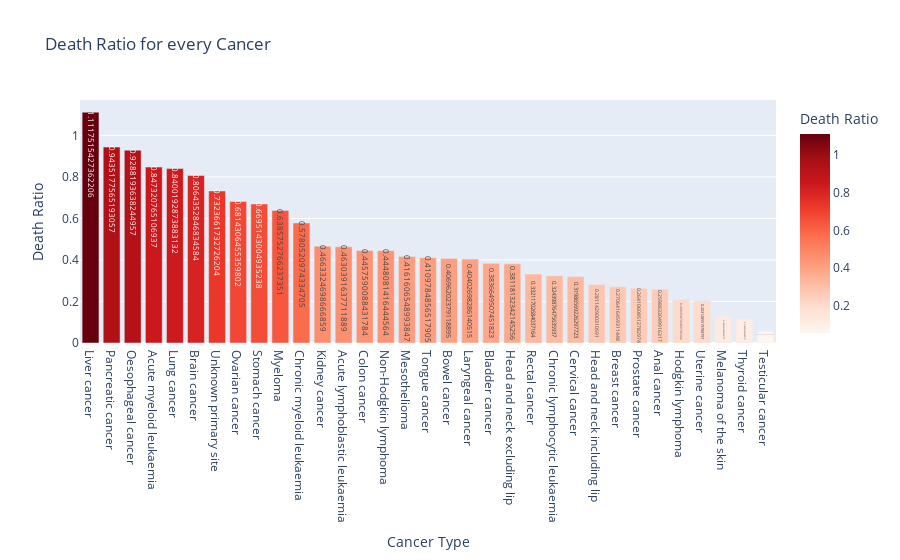

The notebook cell saved with this chart:
### Code cell
#It's important to rember that data can be influenced from past years, so it's possibile to have death rate higher than 1.
# On 10 new diagnosticad can die 11 (for example, 7 plus 4 giagnosticad the previous year). This is still relevant to evaluate death rate.

death_ratio_by_cancer = merged_df.groupby('Cancer_Type')['Death_Ratio'].mean().reset_index()
death_ratio_by_cancer = death_ratio_by_cancer.sort_values(by='Death_Ratio', ascending=False)

fig = px.bar(death_ratio_by_cancer, x='Cancer_Type', y='Death_Ratio',
             title='Death Ratio for every Cancer',
             labels={'Death_Ratio': 'Death Ratio', 'Cancer_Type': 'Cancer Type'},
             color='Death_Ratio',
             color_continuous_scale='reds', 
             text='Death_Ratio')  # 

fig.show()

### Figure 1 — Plotly figure (JSON) as saved in the notebook; plotly's stock layout.template omitted (floating-point values rounded to 4 significant figures)
{"data": [{"hovertemplate": "Cancer Type=%{x}<br>Death Ratio=%{marker.color}<extra></extra>", "legendgroup": "", "marker": {"color": [1.112, 0.9435, 0.9288, 0.8473, 0.84, 0.8064, 0.7324, 0.6814, 0.6695, 0.6386, 0.5781, 0.4663, 0.463, 0.4458, 0.4448, 0.4162, 0.411, 0.407, 0.404, 0.3837, 0.3812, 0.3321, 0.3244, 0.3199, 0.2811, 0.2706, 0.2641, 0.2599, 0.2094, 0.2031, 0.1287, 0.1144, 0.05696], "coloraxis": "coloraxis", "pattern": {"shape": ""}}, "name": "", "orientation": "v", "showlegend": false, "text": [1.112, 0.9435, 0.9288, 0.8473, 0.84, 0.8064, 0.7324, 0.6814, 0.6695, 0.6386, 0.5781, 0.4663, 0.463, 0.4458, 0.4448, 0.4162, 0.411, 0.407, 0.404, 0.3837, 0.3812, 0.3321, 0.3244, 0.3199, 0.2811, 0.2706, 0.2641, 0.2599, 0.2094, 0.2031, 0.1287, 0.1144, 0.05696], "textposition": "auto", "type": "bar", "x": ["Liver cancer", "Pancreatic cancer", "Oesophageal cancer", "Acute myeloid leukaemia", "Lung cancer", "Brain cancer", "Unknown primary site", "Ovarian cancer", "Stomach cancer", "Myeloma", "Chronic myeloid leukaemia", "Kidney cancer", "Acute lymphoblastic leukaemia", "Colon cancer", "Non-Hodgkin lymphoma", "Mesothelioma", "Tongue cancer", "Bowel cancer", "Laryngeal cancer", "Bladder cancer", "Head and neck excluding lip", "Rectal cancer", "Chronic lymphocytic leukaemia", "Cervical cancer", "Head and neck including lip", "Breast cancer", "Prostate cancer", "Anal cancer", "Hodgkin lymphoma", "Uterine cancer", "Melanoma of the skin", "Thyroid cancer", "Testicular cancer"], "xaxis": "x", "y": [1.112, 0.9435, 0.9288, 0.8473, 0.84, 0.8064, 0.7324, 0.6814, 0.6695, 0.6386, 0.5781, 0.4663, 0.463, 0.4458, 0.4448, 0.4162, 0.411, 0.407, 0.404, 0.3837, 0.3812, 0.3321, 0.3244, 0.3199, 0.2811, 0.2706, 0.2641, 0.2599, 0.2094, 0.2031, 0.1287, 0.1144, 0.05696], "yaxis": "y"}], "layout": {"barmode": "relative", "coloraxis": {"colorbar": {"title": {"text": "Death Ratio"}}, "colorscale": [[0, "rgb(255,245,240)"], [0.125, "rgb(254,224,210)"], [0.25, "rgb(252,187,161)"], [0.375, "rgb(252,146,114)"], [0.5, "rgb(251,106,74)"], [0.625, "rgb(239,59,44)"], [0.75, "rgb(203,24,29)"], [0.875, "rgb(165,15,21)"], [1, "rgb(103,0,13)"]]}, "legend": {"tracegroupgap": 0}, "title": {"text": "Death Ratio for every Cancer"}, "xaxis": {"anchor": "y", "domain": [0, 1], "title": {"text": "Cancer Type"}}, "yaxis": {"anchor": "x", "domain": [0, 1], "title": {"text": "Death Ratio"}}}}
